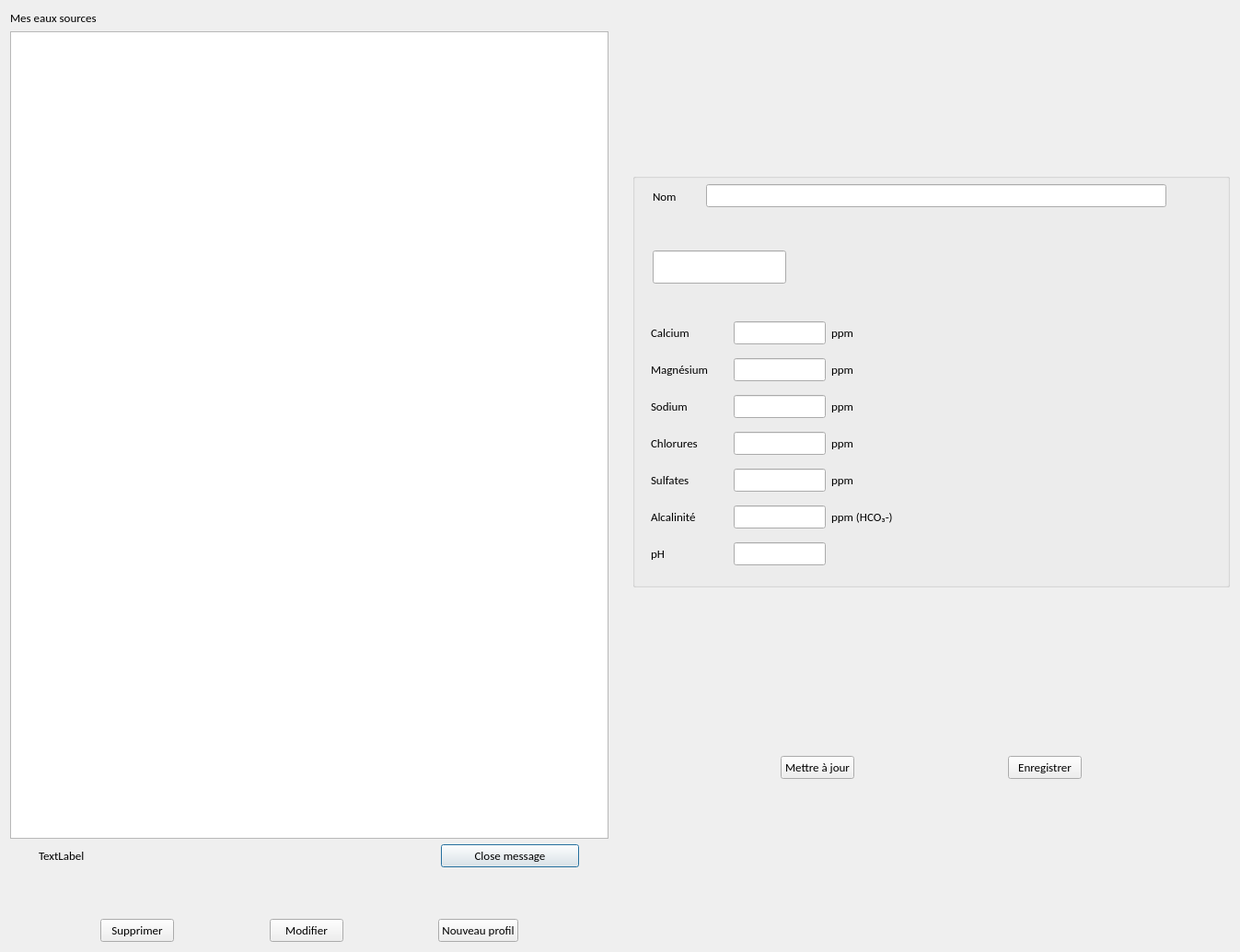
<?xml version="1.0" encoding="UTF-8"?>
<ui version="4.0">
 <class>WaterDialog</class>
 <widget class="QDialog" name="WaterDialog">
  <property name="geometry">
   <rect>
    <x>0</x>
    <y>0</y>
    <width>1347</width>
    <height>1034</height>
   </rect>
  </property>
  <property name="font">
   <font>
    <family>Carlito</family>
    <pointsize>10</pointsize>
   </font>
  </property>
  <property name="windowTitle">
   <string>Profil d'eau</string>
  </property>
  <layout class="QHBoxLayout" name="horizontalLayout_4">
   <item>
    <layout class="QVBoxLayout" name="verticalLayout_2">
     <item>
      <widget class="QLabel" name="labelTitle">
       <property name="text">
        <string>Mes eaux sources</string>
       </property>
      </widget>
     </item>
     <item>
      <widget class="QListView" name="waterList">
       <property name="font">
        <font>
         <family>Carlito</family>
         <pointsize>10</pointsize>
        </font>
       </property>
       <property name="autoFillBackground">
        <bool>true</bool>
       </property>
       <property name="styleSheet">
        <string notr="true"/>
       </property>
      </widget>
     </item>
     <item>
      <layout class="QHBoxLayout" name="horizontalLayout_15">
       <item>
        <widget class="QLabel" name="labelMessage">
         <property name="sizePolicy">
          <sizepolicy hsizetype="Minimum" vsizetype="Preferred">
           <horstretch>0</horstretch>
           <verstretch>0</verstretch>
          </sizepolicy>
         </property>
         <property name="maximumSize">
          <size>
           <width>400</width>
           <height>16777215</height>
          </size>
         </property>
         <property name="font">
          <font>
           <family>Carlito</family>
           <pointsize>10</pointsize>
          </font>
         </property>
         <property name="text">
          <string>TextLabel</string>
         </property>
        </widget>
       </item>
       <item>
        <widget class="QPushButton" name="closeMessageButton">
         <property name="minimumSize">
          <size>
           <width>150</width>
           <height>0</height>
          </size>
         </property>
         <property name="maximumSize">
          <size>
           <width>100</width>
           <height>16777215</height>
          </size>
         </property>
         <property name="font">
          <font>
           <family>Carlito</family>
           <pointsize>10</pointsize>
          </font>
         </property>
         <property name="text">
          <string>Close message</string>
         </property>
        </widget>
       </item>
      </layout>
     </item>
     <item>
      <layout class="QHBoxLayout" name="horizontalLayout_3">
       <property name="topMargin">
        <number>50</number>
       </property>
       <item>
        <spacer name="horizontalSpacer_4">
         <property name="font">
          <font>
           <family>Carlito</family>
           <pointsize>10</pointsize>
          </font>
         </property>
         <property name="orientation">
          <enum>Qt::Horizontal</enum>
         </property>
         <property name="sizeHint" stdset="0">
          <size>
           <width>40</width>
           <height>20</height>
          </size>
         </property>
        </spacer>
       </item>
       <item>
        <widget class="QPushButton" name="deleteButton">
         <property name="font">
          <font>
           <family>Carlito</family>
           <pointsize>10</pointsize>
          </font>
         </property>
         <property name="text">
          <string>Supprimer</string>
         </property>
        </widget>
       </item>
       <item>
        <spacer name="horizontalSpacer_5">
         <property name="font">
          <font>
           <family>Carlito</family>
           <pointsize>10</pointsize>
          </font>
         </property>
         <property name="orientation">
          <enum>Qt::Horizontal</enum>
         </property>
         <property name="sizeHint" stdset="0">
          <size>
           <width>40</width>
           <height>20</height>
          </size>
         </property>
        </spacer>
       </item>
       <item>
        <widget class="QPushButton" name="editButton">
         <property name="font">
          <font>
           <family>Carlito</family>
           <pointsize>10</pointsize>
          </font>
         </property>
         <property name="text">
          <string>Modifier</string>
         </property>
        </widget>
       </item>
       <item>
        <spacer name="horizontalSpacer_6">
         <property name="font">
          <font>
           <family>Carlito</family>
           <pointsize>10</pointsize>
          </font>
         </property>
         <property name="orientation">
          <enum>Qt::Horizontal</enum>
         </property>
         <property name="sizeHint" stdset="0">
          <size>
           <width>40</width>
           <height>20</height>
          </size>
         </property>
        </spacer>
       </item>
       <item>
        <widget class="QPushButton" name="newButton">
         <property name="font">
          <font>
           <family>Carlito</family>
           <pointsize>10</pointsize>
          </font>
         </property>
         <property name="text">
          <string>Nouveau profil</string>
         </property>
        </widget>
       </item>
       <item>
        <spacer name="horizontalSpacer_7">
         <property name="font">
          <font>
           <family>Carlito</family>
           <pointsize>10</pointsize>
          </font>
         </property>
         <property name="orientation">
          <enum>Qt::Horizontal</enum>
         </property>
         <property name="sizeHint" stdset="0">
          <size>
           <width>40</width>
           <height>20</height>
          </size>
         </property>
        </spacer>
       </item>
      </layout>
     </item>
    </layout>
   </item>
   <item>
    <spacer name="horizontalSpacer_8">
     <property name="font">
      <font>
       <family>Carlito</family>
       <pointsize>10</pointsize>
      </font>
     </property>
     <property name="orientation">
      <enum>Qt::Horizontal</enum>
     </property>
     <property name="sizeType">
      <enum>QSizePolicy::Minimum</enum>
     </property>
     <property name="sizeHint" stdset="0">
      <size>
       <width>20</width>
       <height>20</height>
      </size>
     </property>
    </spacer>
   </item>
   <item>
    <layout class="QVBoxLayout" name="verticalLayout">
     <item>
      <widget class="QGroupBox" name="groupBoxNew">
       <property name="minimumSize">
        <size>
         <width>0</width>
         <height>450</height>
        </size>
       </property>
       <property name="maximumSize">
        <size>
         <width>16777215</width>
         <height>450</height>
        </size>
       </property>
       <property name="font">
        <font>
         <family>Carlito</family>
         <pointsize>10</pointsize>
        </font>
       </property>
       <property name="title">
        <string/>
       </property>
       <widget class="QLineEdit" name="idEdit">
        <property name="geometry">
         <rect>
          <x>22</x>
          <y>84</y>
          <width>145</width>
          <height>36</height>
         </rect>
        </property>
        <property name="font">
         <font>
          <family>Carlito</family>
          <pointsize>10</pointsize>
         </font>
        </property>
       </widget>
       <widget class="QLabel" name="label_14">
        <property name="geometry">
         <rect>
          <x>24</x>
          <y>128</y>
          <width>16</width>
          <height>18</height>
         </rect>
        </property>
        <property name="font">
         <font>
          <family>Carlito</family>
          <pointsize>10</pointsize>
         </font>
        </property>
        <property name="text">
         <string/>
        </property>
       </widget>
       <widget class="QWidget" name="layoutWidget">
        <property name="geometry">
         <rect>
          <x>22</x>
          <y>6</y>
          <width>558</width>
          <height>38</height>
         </rect>
        </property>
        <property name="font">
         <font>
          <family>Carlito</family>
          <pointsize>10</pointsize>
         </font>
        </property>
        <layout class="QHBoxLayout" name="horizontalLayout_2">
         <item>
          <widget class="QLabel" name="nameLabel">
           <property name="minimumSize">
            <size>
             <width>50</width>
             <height>0</height>
            </size>
           </property>
           <property name="font">
            <font>
             <family>Carlito</family>
             <pointsize>10</pointsize>
            </font>
           </property>
           <property name="text">
            <string>Nom</string>
           </property>
          </widget>
         </item>
         <item>
          <widget class="QLineEdit" name="nameEdit">
           <property name="sizePolicy">
            <sizepolicy hsizetype="Maximum" vsizetype="Fixed">
             <horstretch>0</horstretch>
             <verstretch>0</verstretch>
            </sizepolicy>
           </property>
           <property name="minimumSize">
            <size>
             <width>500</width>
             <height>0</height>
            </size>
           </property>
           <property name="font">
            <font>
             <family>Carlito</family>
             <pointsize>10</pointsize>
            </font>
           </property>
          </widget>
         </item>
        </layout>
       </widget>
       <widget class="QWidget" name="layoutWidget">
        <property name="geometry">
         <rect>
          <x>20</x>
          <y>152</y>
          <width>279</width>
          <height>290</height>
         </rect>
        </property>
        <property name="font">
         <font>
          <family>Carlito</family>
          <pointsize>10</pointsize>
         </font>
        </property>
        <layout class="QGridLayout" name="gridLayout">
         <item row="0" column="0">
          <widget class="QLabel" name="label">
           <property name="font">
            <font>
             <family>Carlito</family>
             <pointsize>10</pointsize>
            </font>
           </property>
           <property name="text">
            <string>Calcium</string>
           </property>
          </widget>
         </item>
         <item row="0" column="1">
          <widget class="QLineEdit" name="caEdit">
           <property name="maximumSize">
            <size>
             <width>100</width>
             <height>16777215</height>
            </size>
           </property>
           <property name="font">
            <font>
             <family>Carlito</family>
             <pointsize>10</pointsize>
            </font>
           </property>
          </widget>
         </item>
         <item row="0" column="2">
          <widget class="QLabel" name="calciumUnitLabel">
           <property name="font">
            <font>
             <family>Carlito</family>
             <pointsize>10</pointsize>
            </font>
           </property>
           <property name="text">
            <string>ppm</string>
           </property>
          </widget>
         </item>
         <item row="1" column="0">
          <widget class="QLabel" name="label_2">
           <property name="font">
            <font>
             <family>Carlito</family>
             <pointsize>10</pointsize>
            </font>
           </property>
           <property name="text">
            <string>Magnésium</string>
           </property>
          </widget>
         </item>
         <item row="1" column="1">
          <widget class="QLineEdit" name="mgEdit">
           <property name="maximumSize">
            <size>
             <width>100</width>
             <height>16777215</height>
            </size>
           </property>
           <property name="font">
            <font>
             <family>Carlito</family>
             <pointsize>10</pointsize>
            </font>
           </property>
          </widget>
         </item>
         <item row="1" column="2">
          <widget class="QLabel" name="label_10">
           <property name="font">
            <font>
             <family>Carlito</family>
             <pointsize>10</pointsize>
            </font>
           </property>
           <property name="text">
            <string>ppm</string>
           </property>
          </widget>
         </item>
         <item row="2" column="0">
          <widget class="QLabel" name="label_3">
           <property name="font">
            <font>
             <family>Carlito</family>
             <pointsize>10</pointsize>
            </font>
           </property>
           <property name="text">
            <string>Sodium</string>
           </property>
          </widget>
         </item>
         <item row="2" column="1">
          <widget class="QLineEdit" name="naEdit">
           <property name="maximumSize">
            <size>
             <width>100</width>
             <height>16777215</height>
            </size>
           </property>
           <property name="font">
            <font>
             <family>Carlito</family>
             <pointsize>10</pointsize>
            </font>
           </property>
          </widget>
         </item>
         <item row="2" column="2">
          <widget class="QLabel" name="label_9">
           <property name="font">
            <font>
             <family>Carlito</family>
             <pointsize>10</pointsize>
            </font>
           </property>
           <property name="text">
            <string>ppm</string>
           </property>
          </widget>
         </item>
         <item row="3" column="0">
          <widget class="QLabel" name="label_4">
           <property name="font">
            <font>
             <family>Carlito</family>
             <pointsize>10</pointsize>
            </font>
           </property>
           <property name="text">
            <string>Chlorures</string>
           </property>
          </widget>
         </item>
         <item row="3" column="1">
          <widget class="QLineEdit" name="clEdit">
           <property name="maximumSize">
            <size>
             <width>100</width>
             <height>16777215</height>
            </size>
           </property>
           <property name="font">
            <font>
             <family>Carlito</family>
             <pointsize>10</pointsize>
            </font>
           </property>
          </widget>
         </item>
         <item row="3" column="2">
          <widget class="QLabel" name="label_8">
           <property name="font">
            <font>
             <family>Carlito</family>
             <pointsize>10</pointsize>
            </font>
           </property>
           <property name="text">
            <string>ppm</string>
           </property>
          </widget>
         </item>
         <item row="4" column="0">
          <widget class="QLabel" name="label_5">
           <property name="font">
            <font>
             <family>Carlito</family>
             <pointsize>10</pointsize>
            </font>
           </property>
           <property name="text">
            <string>Sulfates</string>
           </property>
          </widget>
         </item>
         <item row="4" column="1">
          <widget class="QLineEdit" name="so4Edit">
           <property name="maximumSize">
            <size>
             <width>100</width>
             <height>16777215</height>
            </size>
           </property>
           <property name="font">
            <font>
             <family>Carlito</family>
             <pointsize>10</pointsize>
            </font>
           </property>
          </widget>
         </item>
         <item row="4" column="2">
          <widget class="QLabel" name="label_7">
           <property name="font">
            <font>
             <family>Carlito</family>
             <pointsize>10</pointsize>
            </font>
           </property>
           <property name="text">
            <string>ppm</string>
           </property>
          </widget>
         </item>
         <item row="5" column="0">
          <widget class="QLabel" name="label_6">
           <property name="font">
            <font>
             <family>Carlito</family>
             <pointsize>10</pointsize>
            </font>
           </property>
           <property name="text">
            <string>Alcalinité</string>
           </property>
          </widget>
         </item>
         <item row="5" column="1">
          <widget class="QLineEdit" name="alcaEdit">
           <property name="maximumSize">
            <size>
             <width>100</width>
             <height>16777215</height>
            </size>
           </property>
           <property name="font">
            <font>
             <family>Carlito</family>
             <pointsize>10</pointsize>
            </font>
           </property>
          </widget>
         </item>
         <item row="5" column="2">
          <widget class="QLabel" name="label_11">
           <property name="font">
            <font>
             <family>Carlito</family>
             <pointsize>10</pointsize>
            </font>
           </property>
           <property name="text">
            <string>ppm (HCO₃-)</string>
           </property>
          </widget>
         </item>
         <item row="6" column="0">
          <widget class="QLabel" name="label_13">
           <property name="font">
            <font>
             <family>Carlito</family>
             <pointsize>10</pointsize>
            </font>
           </property>
           <property name="text">
            <string>pH</string>
           </property>
          </widget>
         </item>
         <item row="6" column="1">
          <widget class="QLineEdit" name="pHEdit">
           <property name="maximumSize">
            <size>
             <width>100</width>
             <height>16777215</height>
            </size>
           </property>
           <property name="font">
            <font>
             <family>Carlito</family>
             <pointsize>10</pointsize>
            </font>
           </property>
           <property name="styleSheet">
            <string notr="true"/>
           </property>
          </widget>
         </item>
        </layout>
       </widget>
      </widget>
     </item>
     <item>
      <layout class="QHBoxLayout" name="horizontalLayout">
       <item>
        <spacer name="horizontalSpacer">
         <property name="font">
          <font>
           <family>Carlito</family>
           <pointsize>10</pointsize>
          </font>
         </property>
         <property name="orientation">
          <enum>Qt::Horizontal</enum>
         </property>
         <property name="sizeHint" stdset="0">
          <size>
           <width>40</width>
           <height>20</height>
          </size>
         </property>
        </spacer>
       </item>
       <item>
        <widget class="QPushButton" name="updateButton">
         <property name="font">
          <font>
           <family>Carlito</family>
           <pointsize>10</pointsize>
          </font>
         </property>
         <property name="text">
          <string>Mettre à jour</string>
         </property>
        </widget>
       </item>
       <item>
        <spacer name="horizontalSpacer_2">
         <property name="font">
          <font>
           <family>Carlito</family>
           <pointsize>10</pointsize>
          </font>
         </property>
         <property name="orientation">
          <enum>Qt::Horizontal</enum>
         </property>
         <property name="sizeHint" stdset="0">
          <size>
           <width>40</width>
           <height>20</height>
          </size>
         </property>
        </spacer>
       </item>
       <item>
        <widget class="QPushButton" name="addButton">
         <property name="font">
          <font>
           <family>Carlito</family>
           <pointsize>10</pointsize>
          </font>
         </property>
         <property name="text">
          <string>Enregistrer</string>
         </property>
        </widget>
       </item>
       <item>
        <spacer name="horizontalSpacer_3">
         <property name="font">
          <font>
           <family>Carlito</family>
           <pointsize>10</pointsize>
          </font>
         </property>
         <property name="orientation">
          <enum>Qt::Horizontal</enum>
         </property>
         <property name="sizeHint" stdset="0">
          <size>
           <width>40</width>
           <height>20</height>
          </size>
         </property>
        </spacer>
       </item>
      </layout>
     </item>
    </layout>
   </item>
  </layout>
 </widget>
 <resources/>
 <connections/>
</ui>
